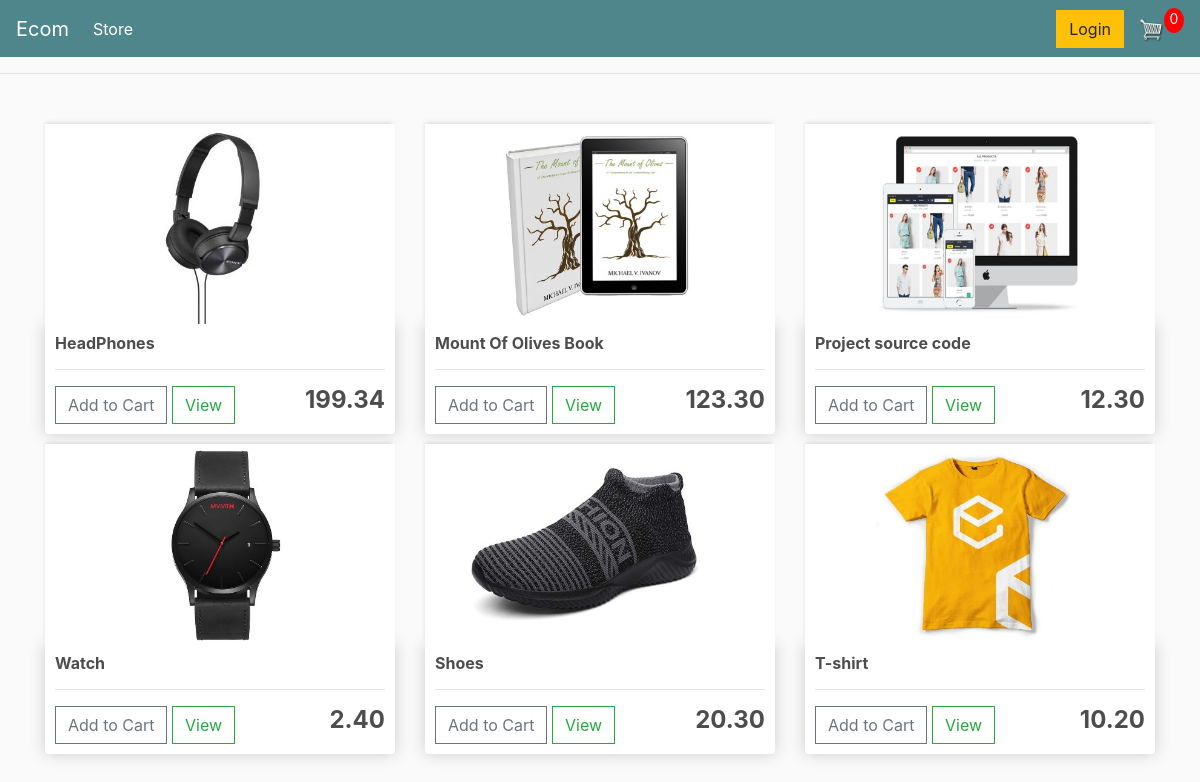
The page / on the database its author committed.
### store/models.py (models this page shows, shortened)
class Product(models.Model):
    name = models.CharField(max_length=200, null=True)
    price = models.DecimalField(max_digits=7, decimal_places=2)
    digital = models.BooleanField(default=False, null=True, blank=True)
    image = models.ImageField(null=True, blank=True)
    @property
    def imageURL(self):
        try:
            url = self.image.url
        except:
           url = ""
        return url

### store/views.py (the view)
# urls.py: path('', include('store.urls')),
def store(request):
    data = cartData(request)
    cartItems = data['cartItems']
    products = Product.objects.all()
    context = {'products':products, 'cartItems':cartItems}
    return render(request, 'store/store.html', context)

### store/utils.py (called while the page is built, shortened)
def cookieCart(request):
        try:
            cart = json.loads(request.COOKIES['cart'])
        except:
            cart = {}
        print('cart: ',cart)
        items = []
        order = {'get_cart_total': 0, 'get_cart_items': 0, 'shipping': False}
        cartItems = order['get_cart_items']
        return {'items':items, 'order':order, 'cartItems': cartItems}

def cartData(request):
    if request.user.is_authenticated:
        customer = request.user.customer
        order, created = Order.objects.get_or_create(customer=customer, complete=False)
        items = order.orderitem_set.all()
        cartItems = order.get_cart_items
    else:
        cookieData = cookieCart(request)
        cartItems = cookieData['cartItems']
        order = cookieData['order']
        items = cookieData['items']
    return {'items':items, 'order':order, 'cartItems': cartItems}

### store/templates/store/store.html
{% extends 'store/main.html' %}
{% load static %}
{% block content %}
     <div class="row">
        {% for product in products %}
        <div class="col-lg-4">
            <img class="thumbnail" src="{{product.imageURL}}">
            <div class="box-element product">
                <h6><strong> {{product.name}} </strong></h6>
                <hr>
                <button data-product={{product.id}} data-action="add" class="btn btn-outline-secondary add-btn update-cart">Add to Cart</button>
                <a class="btn btn-outline-success" href="#">View</a>
                <h4 style="display: inline-block; float: right"><strong> {{product.price|floatformat:2}} </strong></h4>
            </div>
        </div>
        {% endfor %}
     </div>
{% endblock content %}

### static/css/main.css (style rules this page uses)
body { background-color: hsl(0, 0%, 98%); }
h1,h2,h3,h4,h5,h6 { color:hsl(0, 0%, 30%); }
.box-element { box-shadow:hsl(0, 0%, 80%) 0 0 16px; background-color: #fff; border-radius: 4px; padding: 10px; }
.thumbnail { width: 100%; height: 200px; -webkit-box-shadow: -1px -3px 5px -2px rgba(214,214,214,1); -moz-box-shadow: -1px -3px 5px -2px rgba(214,214,214,1); box-shadow: -1px -3px 5px -2px rgba(214,214,214,1); }
.product { border-radius: 0 0 4px 4px; }
.col-lg-4, .col-lg-6, .col-lg-8, .col-lg-12 { margin-top: 10px; }
.btn { border-radius: 0; }

### rows shown on the page
Product: imageURL (picture), name "HeadPhones", price "199.34"
Product: imageURL (picture), name "Mount Of Olives Book", price "123.30"
Product: imageURL (picture), name "Project source code", price "12.30"
Product: imageURL (picture), name "Watch", price "2.40"
Product: imageURL (picture), name "Shoes", price "20.30"
Product: imageURL (picture), name "T-shirt", price "10.20"

### other values the page prints
{{ cartItems }} "0"
